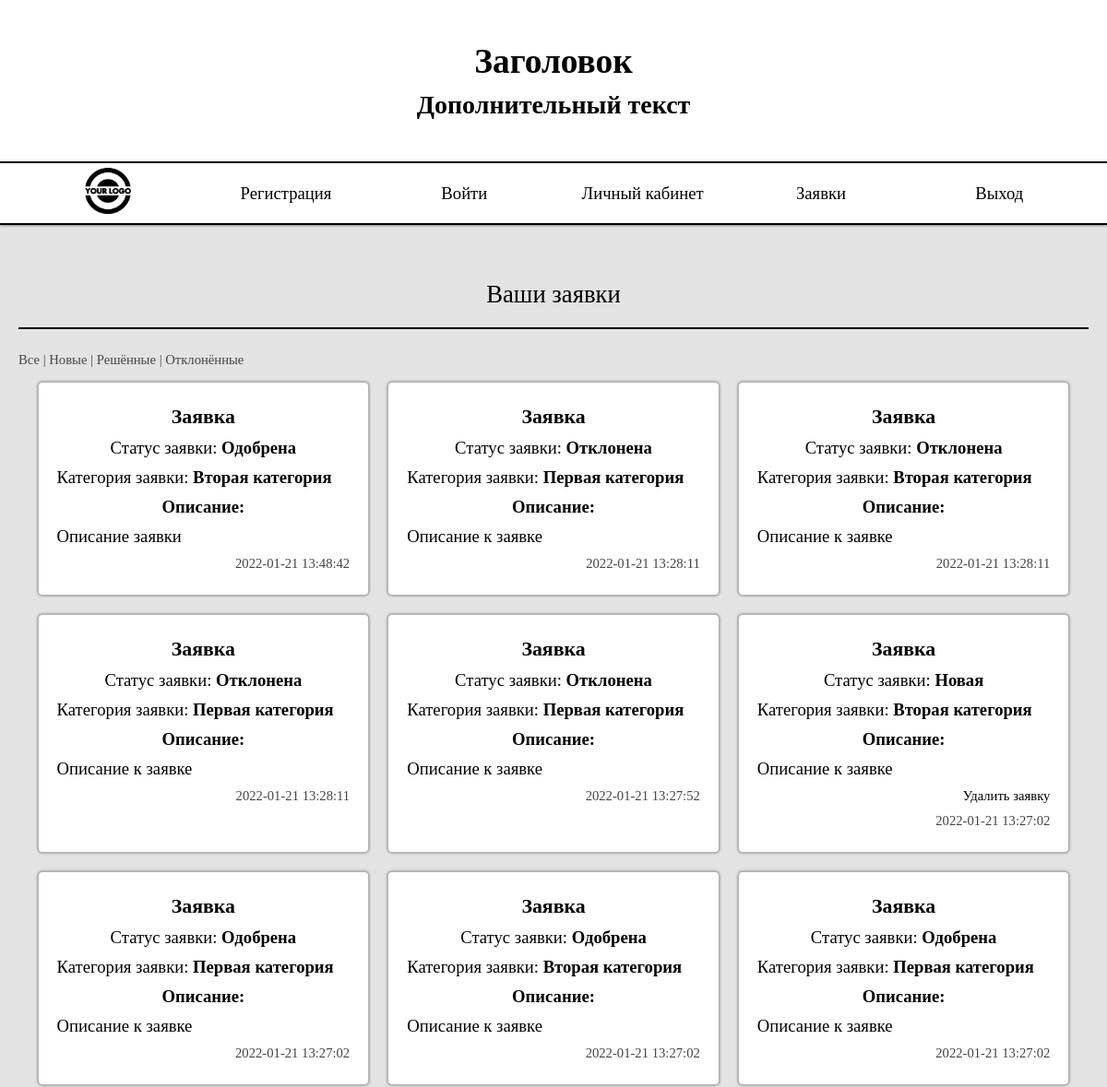
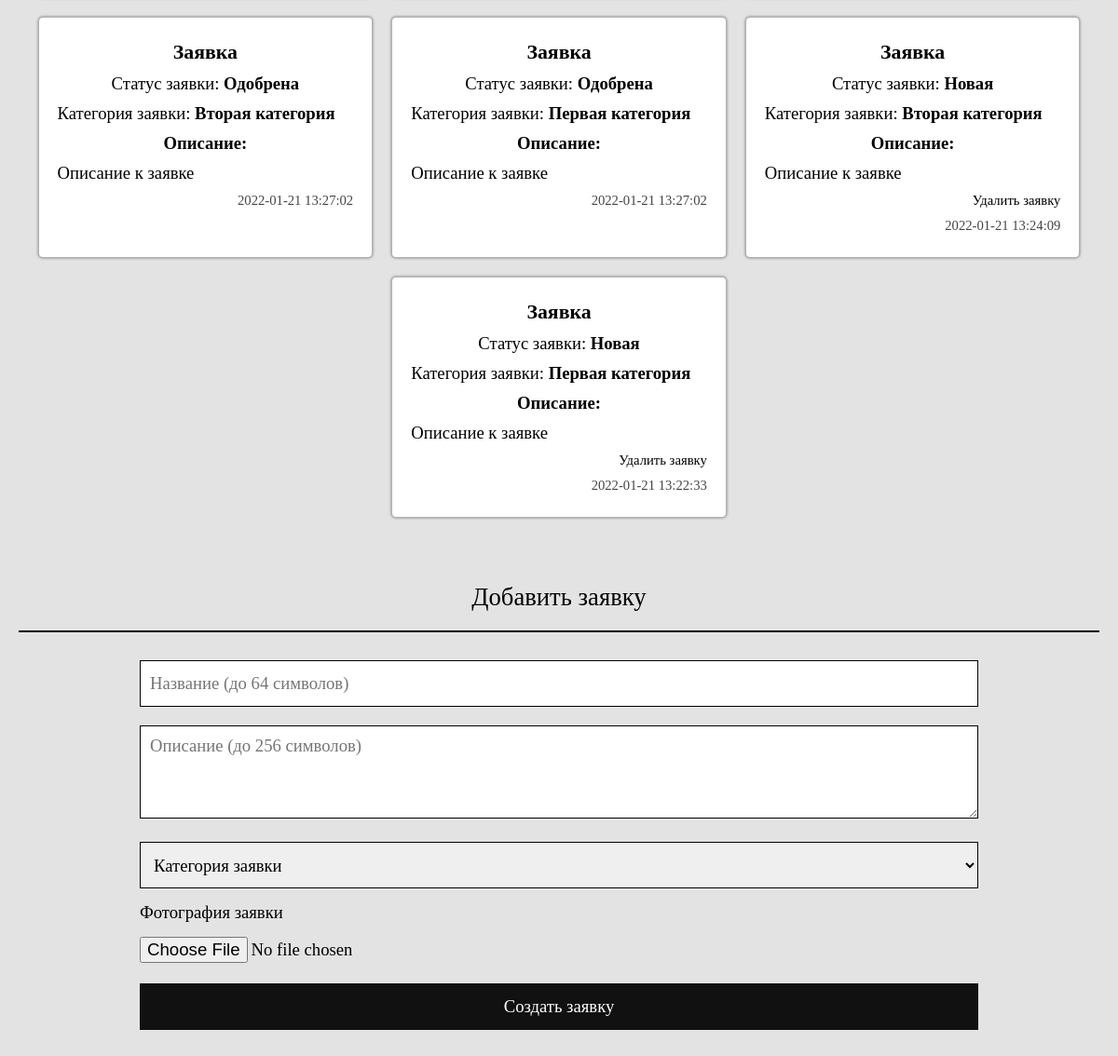
Page /profile.php?user_id=1 on the committed database (2 pictures, top to bottom).
### tables this page shows
CREATE TABLE `applications` (
  `application_id` int(11) NOT NULL,
  `user_id` int(11) NOT NULL,
  `title` varchar(64) NOT NULL,
  `description` varchar(256) NOT NULL,
  `category` varchar(64) NOT NULL,
  `path_image_before` varchar(512) NOT NULL,
  `path_image_after` varchar(512) DEFAULT NULL,
  `status` varchar(32) NOT NULL,
  `rejection_reason` varchar(256) DEFAULT NULL,
  `created_at` timestamp NOT NULL DEFAULT current_timestamp()
);

### profile.php (the view, shortened to what this page needs)
<?php
include "connect.php";
$user_id = $_GET["user_id"];
$sql = sprintf("SELECT * FROM `applications` WHERE `user_id`='%s' ORDER BY `created_at` DESC", $user_id);
$result = $connect->query($sql);
$app = "";
while($row = $result->fetch_assoc()) {
	$do = ($row["status"] == "Новая") ? '<p class="small"><a>Удалить заявку</a></p>' : "";
	$app .= sprintf('
		<div class="col">
			<h3>%s</h3>
			<p class="center">Статус заявки: <b>%s</b></p>
			<p>Категория заявки: <b>%s</b></p>
			<p class="center"><b>Описание:</b></p>
			<p>%s</p>
			%s
			<p class="small">%s</p>
		</div>
	', $row["title"], $row["status"], $row["category"], $row["description"], $do, $row["created_at"]);
}
include "header.php";
?>
	<main>
		<div class="content">
			<div class="head">Ваши заявки</div>
			<p class="small">Все | Новые | Решённые | Отклонённые</p>
			<div class="row"><?= $app ?></div>
			<div class="head">Добавить заявку</div>
			<form action="admin.php" enctype="multipart/form-data" method="POST">
				<input type="text" name="title" placeholder="Название (до 64 символов)" required pattern=".{1,64}">
				<textarea name="description" placeholder="Описание (до 256 символов)" required pattern=".{1,256}"></textarea>
				<select required name="category">
					<option value selected disabled>Категория заявки</option>
				</select>
				<p class="left">Фотография заявки</p>
				<input type="file" required name="image">
				<button>Создать заявку</button>
			</form>
		</div>
	</main>
</body>
</html>

### header.php (shortened to what this page needs)
<!DOCTYPE html>
<html lang="ru">
<head>
	<link rel="stylesheet" href="style.css">
</head>
<body>
	<header>
		<div class="top">
			<h1>Заголовок</h1>
			<h2>Дополнительный текст</h2>
		</div>
		<div class="content">
			<nav>
				<p><a href="index.php"><img src="logo/logo.png" alt=""></a></p>
				<p><a href="index.php#register">Регистрация</a></p>
				<p><a href="index.php#login">Войти</a></p>
				<p><a href="profile.php?user_id=1">Личный кабинет</a></p>
				<p><a href="admin.php">Заявки</a></p>
				<p><a href="index.php">Выход</a></p>
			</nav>
		</div>
	</header>

### style.css (style rules this page uses)
* { margin: 0px; padding: 0px; box-sizing: border-box; }
body { font-size: 14pt; background-color: #e3e3e3; font-family: Lagoda; }
a { color: black; cursor: pointer; text-decoration: none; }
img { max-width: 100%; object-fit: cover; }
h1,h2,h3,h4,p { padding: 5px 0; }
p.small { font-size: 11pt; color: #444; }
p.left { text-align: left; }
p.center { text-align: center !important; }
div.content { max-width: 720px; padding: 0 20px; margin: 0 auto; }
div.head { padding: 20px 0; margin: 40px 0 20px; font-size: 20pt; text-align: center; border-bottom: solid 2px black; }
div.row { display: flex; flex-wrap: wrap; justify-content: space-between; }
div.col { width: 49%; padding: 20px; margin: 10px 0; border-radius: 5px; background-color: white; border: solid 1px rgba(0,0,0,0.3); box-shadow: 0 0 3px rgba(0,0,0,0.5); }
div.col h3 { text-align: center; }
div.col p { text-align: justify; }
div.col p.small { text-align: right; }
form { max-width: 700px; margin: 0 auto; text-align: center; }
form input, form select, form textarea, form button { width: 100%; margin: 10px 0; height: 50px; font-size: 14pt; padding-left: 10px; border: solid 1px black; font-family: Lagoda; }
form input[type=file] { height: 30px; padding: 0; border: none; }
form textarea { padding: 10px; height: 100px; }
form button { cursor: pointer; padding: 0; transition: .2s; color: white; border: none; background-color: #111; }
header { background-color: white; border-bottom: solid 2px black; box-shadow: 0 0 3px rgba(0,0,0,0.7); }
header div.top { padding: 40px 0; display: flex; flex-direction: column; justify-content: center; align-items: center; border-bottom: solid 2px black; }
header nav { display: flex; align-items: center; }
header p { width: 100%; text-align:center; }
header img { width: 50px; height: 50px; }
main { margin-bottom: 40px; }
@media screen and (min-width: 1200px) { div.content { max-width: 1200px; } }
@media screen and (min-width: 1200px) { div.row { justify-content: center; } }
@media screen and (min-width: 1200px) { div.col { margin: 10px; width: 31%; } }
@media screen and (min-width: 1200px) { form { max-width: 900px; } }

### rows in the picture
applications: title "Заявка", status "Одобрена", category "Вторая категория", description "Описание заявки", created_at "2022-01-21 13:48:42"
applications: title "Заявка", status "Отклонена", category "Первая категория", description "Описание к заявке", created_at "2022-01-21 13:28:11"
applications: title "Заявка", status "Отклонена", category "Вторая категория", description "Описание к заявке", created_at "2022-01-21 13:28:11"
applications: title "Заявка", status "Отклонена", category "Первая категория", description "Описание к заявке", created_at "2022-01-21 13:28:11"
applications: title "Заявка", status "Отклонена", category "Первая категория", description "Описание к заявке", created_at "2022-01-21 13:27:52"
applications: title "Заявка", status "Новая", category "Вторая категория", description "Описание к заявке", shows "Удалить заявку", created_at "2022-01-21 13:27:02"
applications: title "Заявка", status "Одобрена", category "Первая категория", description "Описание к заявке", created_at "2022-01-21 13:27:02"
applications: title "Заявка", status "Одобрена", category "Вторая категория", description "Описание к заявке", created_at "2022-01-21 13:27:02"
applications: title "Заявка", status "Одобрена", category "Первая категория", description "Описание к заявке", created_at "2022-01-21 13:27:02"
applications: title "Заявка", status "Одобрена", category "Вторая категория", description "Описание к заявке", created_at "2022-01-21 13:27:02"
applications: title "Заявка", status "Одобрена", category "Первая категория", description "Описание к заявке", created_at "2022-01-21 13:27:02"
applications: title "Заявка", status "Новая", category "Вторая категория", description "Описание к заявке", shows "Удалить заявку", created_at "2022-01-21 13:24:09"
applications: title "Заявка", status "Новая", category "Первая категория", description "Описание к заявке", shows "Удалить заявку", created_at "2022-01-21 13:22:33"
